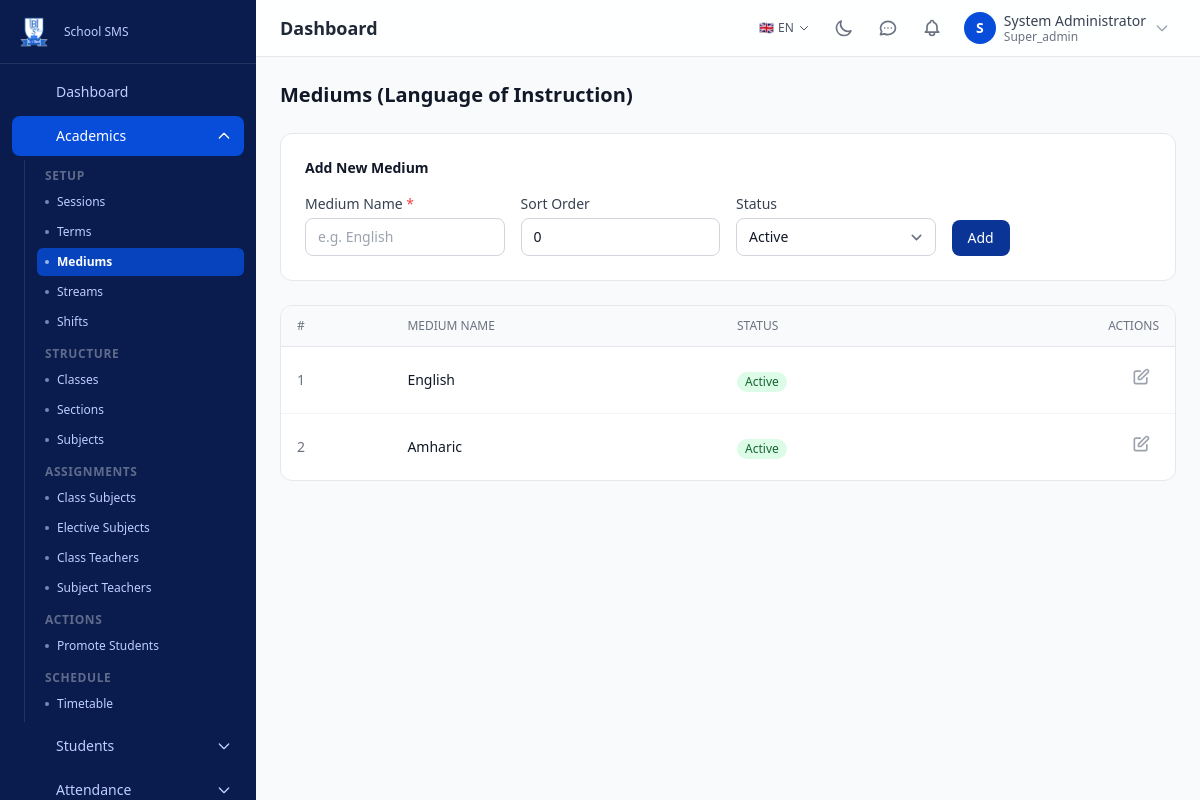
The page /academics/mediums (signed in) on the database its author committed.
### tables this page shows
CREATE TABLE IF NOT EXISTS `mediums` (
    `id` BIGINT UNSIGNED NOT NULL AUTO_INCREMENT,
    `name` VARCHAR(100) NOT NULL,
    `is_active` TINYINT(1) NOT NULL DEFAULT 1,
    `sort_order` INT UNSIGNED NOT NULL DEFAULT 0,
    `created_at` DATETIME NOT NULL DEFAULT CURRENT_TIMESTAMP,
    `updated_at` DATETIME NOT NULL DEFAULT CURRENT_TIMESTAMP ON UPDATE CURRENT_TIMESTAMP,
    PRIMARY KEY (`id`)
);

### public/index.php (called while the page is built, shortened)
<?php
require APP_ROOT . '/core/env.php';
require APP_ROOT . '/core/db.php';
require APP_ROOT . '/core/security.php';
require APP_ROOT . '/core/validation.php';
require APP_ROOT . '/core/router.php';
router_dispatch();

### core/validation.php (called while the page is built, shortened)
<?php
function input(string $key, $default = '') {
    $value = $_POST[$key] ?? $_GET[$key] ?? $default;
    return $value;
}
function input_int(string $key, int $default = 0): int {
    return (int) input($key, $default);
}

### core/security.php (called while the page is built, shortened)
<?php
function e(?string $value): string {
    return htmlspecialchars($value ?? '', ENT_QUOTES | ENT_SUBSTITUTE, 'UTF-8');
}

### core/db.php (called while the page is built, shortened)
<?php
function db_connect(): PDO {
    static $pdo = null;
    if ($pdo === null) {
        $dsn = sprintf(
            'mysql:host=%s;port=%s;dbname=%s;charset=%s',
            DB_HOST,
            DB_PORT,
            DB_NAME,
            DB_CHARSET
        );
        try {
            $pdo = new PDO($dsn, DB_USER, DB_PASS, DB_OPTIONS);
        } catch (PDOException $e) {
            error_log('Database connection failed: ' . $e->getMessage());
            if (APP_DEBUG) {
                die('Database connection failed: ' . htmlspecialchars($e->getMessage()));
            }
            die('A database error occurred. Please try again later.');
        }
    }
    return $pdo;
}
function db_query(string $sql, array $params = []): PDOStatement {
    $pdo = db_connect();
    $stmt = $pdo->prepare($sql);
    $stmt->execute($params);
    return $stmt;
}
function db_fetch_all(string $sql, array $params = []): array {
    return db_query($sql, $params)->fetchAll();
}

### modules/academics/views/mediums.php (the view, shortened to what this page needs)
<?php
$mediums = db_fetch_all("SELECT * FROM mediums ORDER BY sort_order ASC, name ASC");
$editId  = input_int('edit');
$editing = $editId ? db_fetch_one("SELECT * FROM mediums WHERE id = ?", [$editId]) : null;
?>
<div class="max-w-4xl mx-auto">
    <h1 class="text-xl font-bold text-gray-900 dark:text-dark-text mb-6">Mediums (Language of Instruction)</h1>
    <div class="bg-white dark:bg-dark-card rounded-xl border border-gray-200 dark:border-dark-border p-6 mb-6">
        <h2 class="text-sm font-semibold text-gray-900 dark:text-dark-text mb-4"><?= $editing ? 'Edit Medium' : 'Add New Medium' ?></h2>
        <form method="POST" action="<?= url('academics', 'medium-save') ?>" class="grid grid-cols-1 sm:grid-cols-2 lg:grid-cols-4 gap-4">
            <div>
                <label class="block text-sm font-medium text-gray-700 dark:text-gray-300 mb-1">Medium Name <span class="text-red-500">*</span></label>
                <input type="text" name="name" value="<?= e($editing['name'] ?? '') ?>" required placeholder="e.g. English"
                       class="w-full px-3 py-2 border border-gray-300 dark:border-dark-border rounded-lg text-sm bg-white dark:bg-dark-card dark:text-dark-text focus:ring-2 focus:ring-primary-500">
            </div>
            <div>
                <label class="block text-sm font-medium text-gray-700 dark:text-gray-300 mb-1">Sort Order</label>
                <input type="number" name="sort_order" value="<?= e($editing['sort_order'] ?? 0) ?>" min="0"
                       class="w-full px-3 py-2 border border-gray-300 dark:border-dark-border rounded-lg text-sm bg-white dark:bg-dark-card dark:text-dark-text focus:ring-2 focus:ring-primary-500">
            </div>
            <div>
                <label class="block text-sm font-medium text-gray-700 dark:text-gray-300 mb-1">Status</label>
                <select name="is_active" class="w-full px-3 py-2 border border-gray-300 dark:border-dark-border rounded-lg text-sm bg-white dark:bg-dark-card dark:text-dark-text focus:ring-2 focus:ring-primary-500">
                    <option value="1" <?= ($editing['is_active'] ?? 1) == 1 ? 'selected' : '' ?>>Active</option>
                </select>
            </div>
            <div class="flex items-end gap-2">
                <button type="submit" class="px-4 py-2 bg-primary-800 hover:bg-primary-900 text-white font-medium rounded-lg text-sm transition">
                    <?= $editing ? 'Update' : 'Add' ?>
                </button>
            </div>
        </form>
    </div>
    <div class="bg-white dark:bg-dark-card rounded-xl border border-gray-200 dark:border-dark-border overflow-hidden">
        <div class="overflow-x-auto"><table class="w-full">
            <thead class="bg-gray-50 dark:bg-dark-bg border-b">
                <tr>
                    <th class="px-4 py-3 text-left text-xs font-medium text-gray-500 dark:text-dark-muted uppercase">#</th>
                    <th class="px-4 py-3 text-left text-xs font-medium text-gray-500 dark:text-dark-muted uppercase">Medium Name</th>
                    <th class="px-4 py-3 text-left text-xs font-medium text-gray-500 dark:text-dark-muted uppercase">Status</th>
                    <th class="px-4 py-3 text-right text-xs font-medium text-gray-500 dark:text-dark-muted uppercase">Actions</th>
                </tr>
            </thead>
            <tbody class="divide-y divide-gray-100 dark:divide-dark-border">
                <?php foreach ($mediums as $i => $m): ?>
                    <tr class="hover:bg-gray-50 dark:bg-dark-bg">
                        <td class="px-4 py-3 text-sm text-gray-500 dark:text-dark-muted"><?= $i + 1 ?></td>
                        <td class="px-4 py-3 text-sm font-medium text-gray-900 dark:text-dark-text"><?= e($m['name']) ?></td>
                        <td class="px-4 py-3">
                            <?php if ($m['is_active']): ?>
                                <span class="inline-flex items-center px-2 py-0.5 rounded-full text-xs font-medium bg-green-100 text-green-800">Active</span>
                            <?php else: ?>
                                <span class="inline-flex items-center px-2 py-0.5 rounded-full text-xs font-medium bg-gray-100 dark:bg-dark-card2 text-gray-600 dark:text-dark-muted">Inactive</span>
                            <?php endif; ?>
                        </td>
                        <td class="px-4 py-3 text-right">
                            <a href="<?= url('academics', 'mediums') ?>&edit=<?= $m['id'] ?>" class="p-2 text-gray-400 dark:text-gray-500 hover:text-yellow-600 rounded inline-block" title="Edit">
                                <svg class="w-5 h-5" fill="none" stroke="currentColor" viewBox="0 0 24 24"><path stroke-linecap="round" stroke-linejoin="round" stroke-width="2" d="M11 5H6a2 2 0 00-2 2v11a2 2 0 002 2h11a2 2 0 002-2v-5m-1.414-9.414a2 2 0 112.828 2.828L11.828 15H9v-2.828l8.586-8.586z"/></svg>
                            </a>
                        </td>
                    </tr>
                <?php endforeach; ?>
            </tbody>
        </table>
    </div></div>
</div>
<?php
require APP_ROOT . '/templates/layout.php';

### public/assets/css/app.css (style rules this page uses)
tbody tr { transition: background-color 0.15s ease; }
select { background-color: #fff; background-position: right 0.5rem center; background-repeat: no-repeat; background-size: 1.5em 1.5em; padding-right: 2.5rem; color: #374151; -webkit-appearance: none; -moz-appearance: none; appearance: none; }

### rows shown on the page
mediums: name "English", is_active "Active"
mediums: name "Amharic", is_active "Active"

### other values the page prints
$item['label'] "Dashboard"
$item['label'] "Academics"
$groupLabel "SETUP"
$child['label'] "Sessions"
$child['label'] "Terms"
$child['label'] "Mediums"
$child['label'] "Streams"
$child['label'] "Shifts"
$groupLabel "STRUCTURE"
$child['label'] "Classes"
$child['label'] "Sections"
$child['label'] "Subjects"
$groupLabel "ASSIGNMENTS"
$child['label'] "Class Subjects"
$child['label'] "Elective Subjects"
